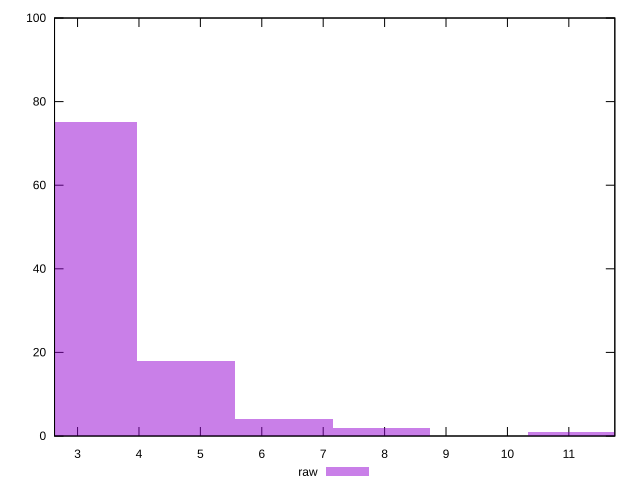

Reproduce this figure in gnuplot.
reset

$raw <<EOF
3.1798279380567 75
7.94956984514175 2
4.7697419070850495 18
11.12939778319845 1
6.3596558761134 4
EOF

set key outside below
set boxwidth 1.58991396902835
set xrange [2.625:11.748999999999999]
set yrange [0:100]
set trange [0:100]
set style fill transparent solid 0.5 noborder
set terminal svg size 640, 490 enhanced background rgb 'white'
set output "report_00009_2021-02-08T22-37-41.559Z/server-response-time/samples/pages+cached+noadtech+nomedia+nocss/raw/histogram.svg"

plot $raw title "raw" with boxes

reset
